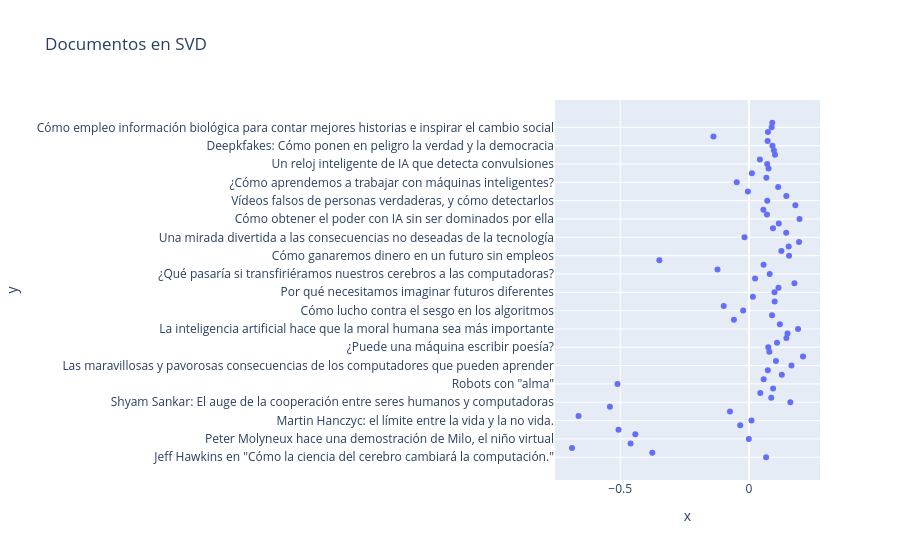

The code cell stored with this chart in its notebook:
### Code cell
fig = px.scatter(x_documentos, y_documentos, titulos, title="Documentos en SVD")
fig.show()

### Figure 1 — Plotly figure (JSON) as saved in the notebook; plotly's stock layout.template omitted (floating-point values rounded to 4 significant figures)
{"data": [{"hovertemplate": "x=%{x}<br>y=%{y}<extra></extra>", "legendgroup": "", "marker": {"color": "#636efa", "symbol": "circle"}, "mode": "markers", "name": "", "orientation": "h", "showlegend": false, "type": "scatter", "x": [0.06644, -0.3754, -0.6871, -0.4598, -0.0006256, -0.4413, -0.5065, -0.03415, 0.009634, -0.6617, -0.07392, -0.5399, 0.1604, 0.08632, 0.04396, 0.09355, -0.5105, 0.0569, 0.1273, 0.07298, 0.1647, 0.1047, 0.2096, 0.07892, 0.07481, 0.1087, 0.1451, 0.1495, 0.1904, 0.1197, -0.05853, 0.08941, -0.02262, -0.09806, 0.09965, 0.01505, 0.09886, 0.1144, 0.1764, 0.02347, 0.08035, -0.1223, 0.05652, -0.348, 0.1555, 0.1257, 0.154, 0.1943, -0.01739, 0.1444, 0.09311, 0.1157, 0.1959, 0.06966, 0.05582, 0.1799, 0.07084, 0.1448, -0.004385, 0.1132, -0.0476, 0.06746, 0.01122, 0.07576, 0.07048, 0.04215, 0.1009, 0.09649, 0.09108, 0.07224, -0.138, 0.07343, 0.08795, 0.09033], "xaxis": "x", "y": ["Jeff Hawkins en \"Cómo la ciencia del cerebro cambiará la computación.\"", "Hod Lipson construye robots \"autoconscientes\"", "Rodney Brooks dice que los robots invadirán nuestras vidas", "Dennis Hong: Mis siete especies de robots.", "Peter Molyneux hace una demostración de Milo, el niño virtual", "Heather Knight: la comedia de silicio", "Cynthia Breazeal: el crecimiento de los robots personales", "Daniel Wolpert: La verdadera razón del cerebro", "Martin Hanczyc: el límite entre la vida y la no vida.", "Vjay Kumar: robots que vuelan... y cooperan", "Sherry Turkle: ¿Conectados pero solos?", "Ken Goldberg: 4 lecciones de los robots sobre ser humanos", "Shyam Sankar: El auge de la cooperación entre seres humanos y computadoras", "Andrew McAfee:¿Los robots nos quitan el trabajo?", "¿Qué es invisible? Más de lo que imaginan - John Lloyd ", "Ken Jennings: Watson, Jeopardy y yo, el sabelotodo obsoleto", "Robots con \"alma\"", "Una nueva ecuación para la inteligencia", "¿El siguiente paso para Google?", "Prepárate para el pensamiento híbrido", "Las maravillosas y pavorosas consecuencias de los computadores que pueden aprender", "Cómo estamos enseñando a las computadoras a entender imágenes", "¿Qué sucede cuando nuestras computadoras se vuelven más inteligentes que nosotros?", "Cómo las nuevas tecnologías ayudan a los ciegos a explorar el mundo", "¿Puede una máquina escribir poesía?", "Cómo las computadoras aprenden a ser creativas", "Los trabajos que se perderán por las máquinas... y los que no", "¿Es posible crear inteligencia artificial sin perder control sobre ella?", "La inteligencia artificial hace que la moral humana sea más importante", "Cómo la inteligencia artificial puede conducir a una segunda Revolución Industrial", "Las increíbles invenciones de la inteligencia artificial intuitiva", "No le teman a la superinteligente IA", "Cómo lucho contra el sesgo en los algoritmos", "Cómo la IA puede hacernos mejores personas", "No temas a las máquinas inteligentes, trabaja con ellas", "¿Qué ocurre en el cerebro cuando prestas atención?", "Por qué necesitamos imaginar futuros diferentes", "Cómo las computadoras aprenden a reconocer objetos al instante", "Cómo la inteligencia artificial puede mejorar tu memoria, trabajo y vida social", "¿Qué decisiones morales deberían tomar los vehículos autónomos?", "¿Qué pasaría si transfiriéramos nuestros cerebros a las computadoras?", "¿Puede un robot aprobar un examen de admisión para la universidad?", "El dilema ético de los automóviles robóticos - Patrick Lin", "Lo que pueden aprender las máquinas inteligentes de un banco de peces", "Cómo ganaremos dinero en un futuro sin empleos", "Estamos construyendo una distopía solo para que la gente cliquee en los anuncios", "La nueva generación de computadoras se programa a sí misma", "Cómo podemos construir la IA que nos ayude sin perjudicarnos", "Una mirada divertida a las consecuencias no deseadas de la tecnología", "Tres mitos sobre el futuro del trabajo (y por qué son falsos)", "Cómo enseñar a los ordenadores a dar sentido a nuestras emociones", "Por qué el fascismo es tan tentador... y cómo tus datos podrían impulsarlo", "Cómo obtener el poder con IA sin ser dominados por ella", "Tecnología que sabe lo que estás sintiendo", "Una nueva forma de monitorizar los signos vitales (que puede atravesar paredes)", "Cómo la inteligencia artificial está facilitando los diagnósticos tempranos de enfermedades", "Vídeos falsos de personas verdaderas, y cómo detectarlos", "Cómo la inteligencia artificial salvará a la humanidad", "Cómo podría la IA componer una banda sonora personalizada para nuestras vidas", "Cómo ser \"Equipo humano en el futuro digital", "¿Cómo aprendemos a trabajar con máquinas inteligentes?", "¿Cuál es el significado del trabajo?", "Una idea audaz para reemplazar a los políticos", "Cómo matener la inteligencia artifical al margen de prejuicios humanos", "Un reloj inteligente de IA que detecta convulsiones", "¿Cómo \"ven\" los autos autónomos? - Sajan Saini", "Cómo la IA podría volverse una extensión de tu mente", "Las habilidades humanas necesarias en un mundo impredecible", "Deepkfakes: Cómo ponen en peligro la verdad y la democracia", "El peligro de la IA es más extraño de lo que piensas", "El mito griego de Talos, el primer robot", "El potencial médico de la IA y los metabolitos", "Cómo empleo información biológica para contar mejores historias e inspirar el cambio social", "Cómo la civilización se puede autodestruir y cuatro maneras de evitarlo"], "yaxis": "y"}], "layout": {"legend": {"tracegroupgap": 0}, "title": {"text": "Documentos en SVD"}, "xaxis": {"anchor": "y", "domain": [0, 1], "title": {"text": "x"}}, "yaxis": {"anchor": "x", "domain": [0, 1], "title": {"text": "y"}}}}
